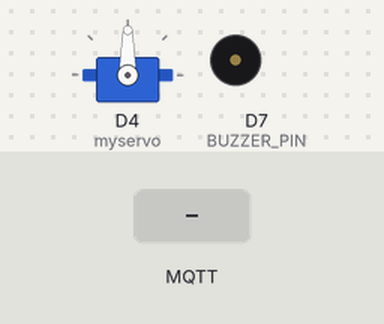
Bench run of a sketch on a simulated ESP8266 (NodeMCU). On the bench: servo, buzzer (waves = sounding, pin HIGH). The inputs (shaded band) are chosen by the test bench. WiFi joins after 1.5 s; servers stay silent unless stated; random numbers use the default seed unless the sketch sets one; no MQTT or app messages arrive unless stated; what the sketch prints to the serial monitor is not drawn.

Above: at 2.7 s.
2.8 s: MQTT message "off" arrives on the first subscribed topic
At 3.8 s:
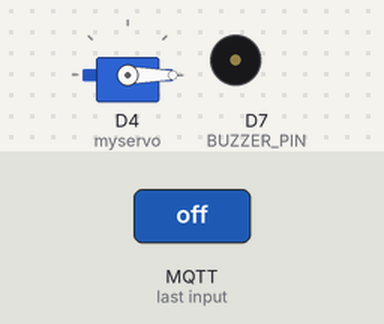
4.3 s: MQTT message "on" arrives on the first subscribed topic
At 4.9 s:
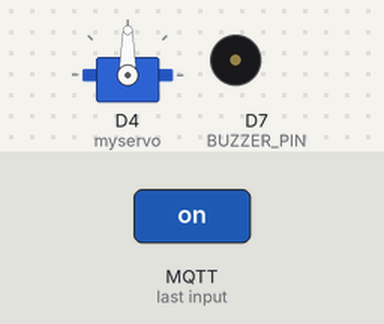
5.8 s: MQTT message "90" arrives on the first subscribed topic
At 7.1 s:
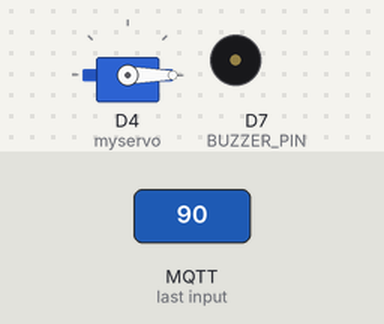
Timing chart, 0 to 8.8 s (numbered marks = the images above; inputs shaded):
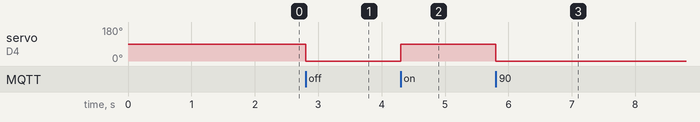

Measured:
- after the input at 2.8 s, servo on D4 (myservo): 90° → 0° at once
- after the input at 4.3 s, servo on D4 (myservo): 0° → 90° at once
- after the input at 5.8 s, servo on D4 (myservo): 90° → 0° at once

The sketch:

subscriber.ino
```cpp
#include <ESP8266WiFi.h>
#include <PubSubClient.h>
#include <Servo.h>

// Update these with values suitable for your network.
const char* ssid = "Tong";
const char* password = "tonggnot";
const char* mqtt_server = "broker.hivemq.com"; // broker gratisan

// Buzzer & LED pin
#define BUZZER_PIN D7

int sudut = 0;

Servo myservo;

WiFiClient espClient;
PubSubClient client(espClient);
unsigned long lastMsg = 0;
#define MSG_BUFFER_SIZE	(50)
char msg[MSG_BUFFER_SIZE];
int value = 0;

bool cek_int(String str)
{
    for (int x = 0; x < str.length(); x++)
    {
        if (isdigit(str[x]) == false)
        {
            return false;
        }
    }
    return true;
};

void setup_wifi() {
  delay(10);
  // We start by connecting to a WiFi network
  Serial.println();
  Serial.print("Connecting to ");
  Serial.println(ssid);

  WiFi.mode(WIFI_STA);
  WiFi.begin(ssid, password);

  while (WiFi.status() != WL_CONNECTED) {
    delay(500);
    Serial.print(".");
  }

  randomSeed(micros());

  Serial.println("");
  Serial.println("WiFi connected");
  Serial.println("IP address: ");
  Serial.println(WiFi.localIP());
}

// Fungsi untuk menerima data
void callback(char* topic, byte* payload, unsigned int length) {
  Serial.print("Pesan diterima [");
  Serial.print(topic);
  Serial.print("] ");
  String data = ""; // variabel untuk menyimpan data yang berbentuk array char
  for (int i = 0; i < length; i++) {
    // Serial.print((char)payload[i]);
    data += (char)payload[i]; // menyimpan kumpulan char kedalam string
  }
  int jarak;
  if(cek_int(data)){
  Serial.println(data  + " cm");
   int jarak = data.toInt();
  }else if(data=="off"){
    Serial.println("Keran dimatikan dari MQTT");
  }else if(data=="on"){
    Serial.println("Keran dinyalakan dari MQTT");
  }
  // Serial.println(" cm");
  if(!cek_int(data)){

  }
  else if (jarak > 100) { // pengkondisian
    sudut = 90;

    digitalWrite(BUZZER_PIN,LOW);
    myservo.write(sudut);
  }

  else if (jarak > 10 && jarak < 20 && sudut == 90){
    digitalWrite(BUZZER_PIN,HIGH);
  }

  else if (jarak <= 10) {
    sudut = 0;
    digitalWrite(BUZZER_PIN,LOW);
    myservo.write(0);
  }

  else {
    digitalWrite(BUZZER_PIN,LOW);
  }

  if (data == "off") {
    sudut = 0;
    myservo.write(sudut);
    Serial.println("keran mati");
  } else if(data == "on") {
    sudut = 90;
    myservo.write(sudut);
    Serial.println("keran nyala");
  }
  if(sudut==90){
  Serial.println("posisi keran terbuka(nyala)");}
  else{Serial.println("posisi keran tertutup(mati)");}
}

// fungsi untuk mengubungkan ke broker
void reconnect() {
  // Loop until we're reconnected
  while (!client.connected()) {
    Serial.print("Attempting MQTT connection...");
    // Create a random client ID
    String clientId = "ESP8266Client-";
    clientId += String(random(0xffff), HEX);
    // Attempt to connect
    if (client.connect(clientId.c_str())) {
      Serial.println("connected");
      // Once connected, publish an announcement...
      client.subscribe("papraktikumc2");
    } else {
      Serial.print("failed, rc=");
      Serial.print(client.state());
      Serial.println(" try again in 5 seconds");
      // Wait 5 seconds before retrying
      delay(5000);
    }
  }
}

void setup() {
  pinMode(BUZZER_PIN, OUTPUT);  // Inisialisasi pin buzzer
  myservo.attach(D4);
  Serial.begin(115200);
  setup_wifi();
  client.setServer(mqtt_server, 1883); // setup awal ke server mqtt
  client.setCallback(callback);
}

void loop() {
  if (!client.connected()) {
    reconnect();
  }
  client.loop();
}
```
